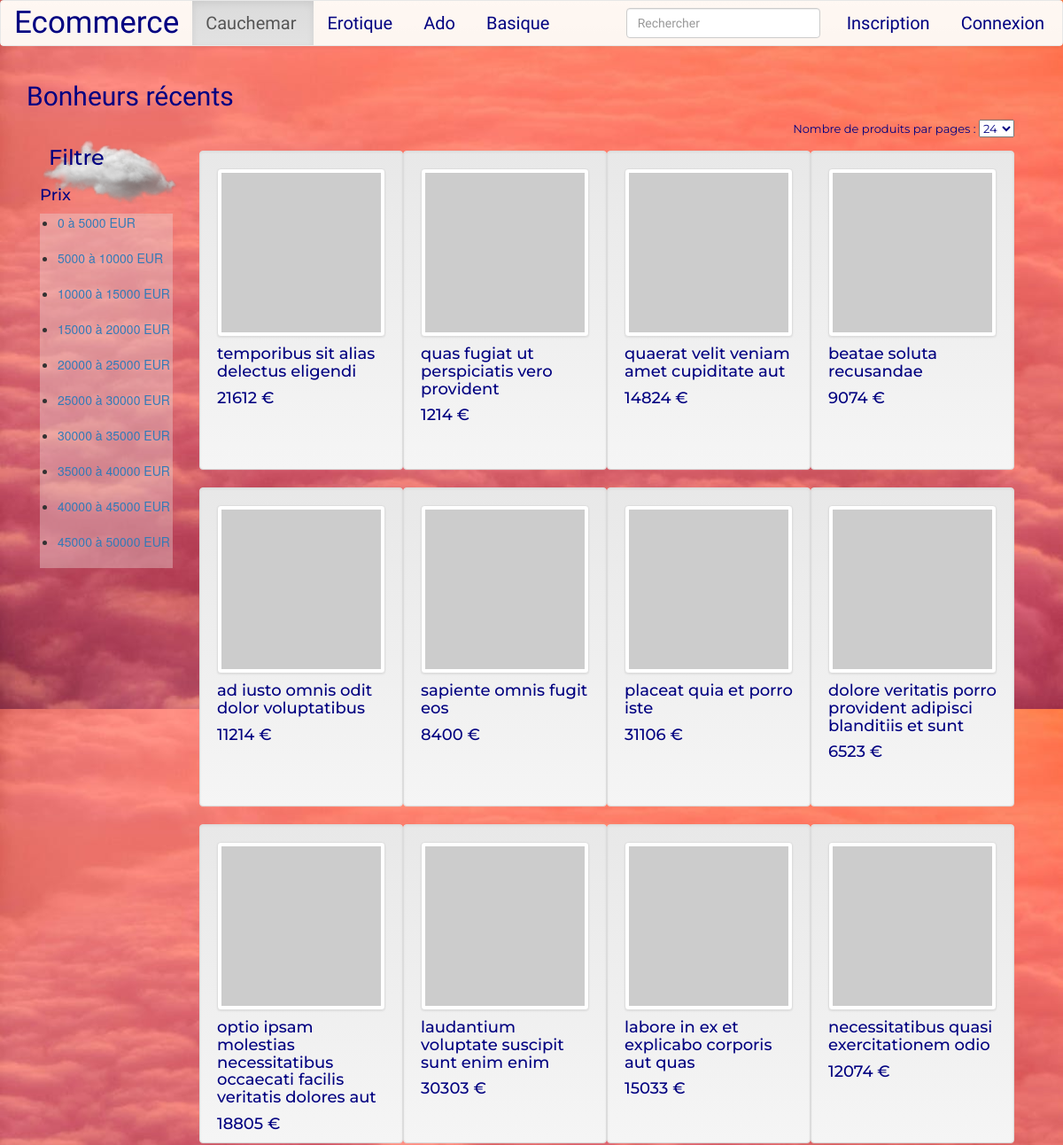
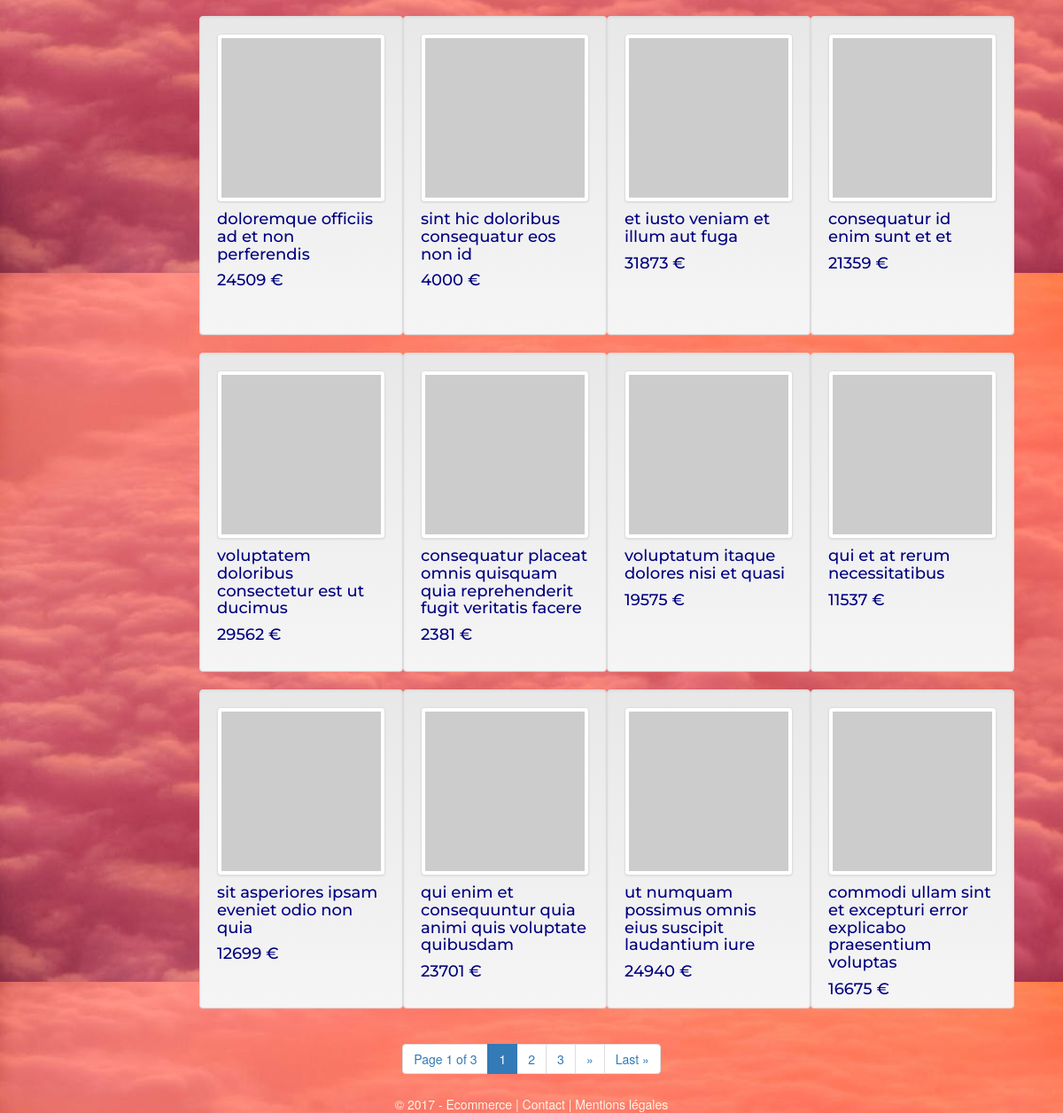
Screenshot of /?page=home&category=1 with the database file from the repository (2 pictures, top to bottom).
### tables this page shows
CREATE TABLE `category` (
  `id_category` int(11) NOT NULL,
  `category` varchar(255) NOT NULL
);

CREATE TABLE `product` (
  `id_product` int(11) NOT NULL,
  `id_category` int(11) NOT NULL,
  `name` varchar(255) NOT NULL,
  `description` varchar(255) NOT NULL,
  `image` varchar(255) NOT NULL,
  `price` int(11) NOT NULL,
  `quantity` int(11) NOT NULL
);

### function/model.php (called while the page is built, shortened)
<?php
function getCategories() {
    global $bdd;
    $query = $bdd->query("SELECT * FROM category");
    return $query->fetchAll(PDO::FETCH_OBJ);
}
function countProductsByCategory($id_cat){
    global $bdd;
    $query = $bdd->query("SELECT COUNT(*) FROM product WHERE id_category = $id_cat");
    return $query->fetch();
}
function getMaxPrice(){
    global $bdd;
    $query = $bdd->query("SELECT MAX(price) FROM product");
    $result = $query->fetch();
    return $result[0];
}
function getProductsByCategory($nbProducts, $idCategory, $offset = 0) {
    global $bdd;
    $query = $bdd->query("SELECT * FROM product WHERE id_category = $idCategory ORDER BY id_product DESC LIMIT $nbProducts OFFSET $offset");
    return $query->fetchAll(PDO::FETCH_OBJ);
}

### pages/home.php (the view, shortened to what this page needs)
<h2>Bonheurs récents</h2>
<div class="filter col-md-2">
    <h3>Filtre</h3>
    <h4>Prix</h4>
    <ul class="filter-price">
        <?php $maxPrice = getMaxPrice();
        $nbCat = 10;
        for ($i=0; $i < $nbCat; $i++): ?>
            <li> <a href=""><?= intval($maxPrice / $nbCat * $i)." à ".intval($maxPrice / $nbCat * ($i+1)) ?> EUR</a> </li><br>
        <?php endfor; ?>
    </ul>
</div>
<div class="col-md-10">
    <div class="row">
        <div class="col-md-12">
            <form class="pull-right">
                Nombre de produits par pages :
                <select name="" id="nbProducts">
                    <option value="" selected disabled><?= isset($_SESSION["nbProducts"]) ? $_SESSION["nbProducts"] : 24 ; ?></option>
                </select>
            </form>
        </div>
    </div>
    <?php if(isset($_GET["category"])): ?>
        <span id="productList">
            <?php foreach ( getProductsByCategory(
                        isset($_SESSION["nbProducts"]) ? $_SESSION["nbProducts"] : 24,
                        ($_GET["category"]),
                        (isset($_GET["npage"]) ? $_GET["npage"] - 1 : 0) * $_SESSION["nbProducts"]
                    ) as $article ): ?>
                <div class="col-md-3 well product" style="height: 360px">
                    <a href="?page=product&article=<?php echo $article->id_product; ?>">
                        <img src="<?php echo $article->image?>" class="img-responsive img-thumbnail">
                        <h4><?php echo $article->name; ?></h4>
                    </a>
                    <h4><?php echo $article->price; ?> €</h4>
                </div>
            <?php endforeach; ?>
        </span>
    <?php endif; ?>
</div>
<?php
if(isset($_GET["category"])) {
    $nbrProducts = countProductsByCategory($_GET["category"]);
    $category = "&category=".$_GET["category"];
} else {
    $nbrProducts = countProducts() ;
    $category = "";
}
$nbPages = ceil( $nbrProducts[0] / (isset($_SESSION["nbProducts"]) ? $_SESSION["nbProducts"] : 24) );
?>
<nav class="navigation post-navigation meta-box" role="navigation">
	<nav class="text-center">
        <ul class="pagination pagination-centered">
            <li><span class="pages">Page <?php echo $_SESSION["currentPage"]; ?> of <?php echo $nbPages; ?></span></li>
            <?php for($i = 1; $i <= $nbPages; $i++ ): ?>
                <?php if ($i == $_SESSION["currentPage"]): ?>
                    <li class="active"><span><?php echo $i; ?></span></li>
                <?php else: ?>
                    <li><a class="page smaller" href="?page=<?php echo $_GET["page"] ?><?php echo $category; ?>&npage=<?php echo $i; ?>"><?php echo $i; ?></a></li>
                <?php endif; ?>
            <?php endfor; ?>
            <?php if ($_SESSION["currentPage"] != $nbPages): ?>
                <li><a class="nextpostslink" rel="next" href="?page=<?php echo $_GET["page"] ?><?php echo $category; ?>&npage=<?php echo $_SESSION["currentPage"]+1; ?>">»</a></li>
                <li><a class="last" href="?page=<?php echo $_GET["page"] ?><?php echo $category; ?>&npage=<?php echo $nbPages; ?>">Last »</a></li>
            <?php endif; ?>
        </ul>
    </nav>
</nav>

### pages/header.php (shortened to what this page needs)
<!DOCTYPE html>
<html>
    <head>
        <link rel="stylesheet" href="https://maxcdn.bootstrapcdn.com/bootstrap/3.3.7/css/bootstrap.min.css">
        <link rel="stylesheet" href="https://maxcdn.bootstrapcdn.com/bootstrap/3.3.7/css/bootstrap-theme.min.css">
        <link rel="stylesheet" href="css/style.css">
    </head>
    <body>
        <header class="main-header">
            <nav class="navbar navbar-default">
                <div class="container navContainer">
                    <div class="navbar-header">
                        <a class="navbar-brand" href="?page=home">Ecommerce</a>
                    </div>
                    <div>
                        <ul class="nav navbar-nav">
                        <?php foreach(getCategories() as $category): ?>
                            <li class="<?= (isset($_GET["category"]) && $_GET["category"] == $category->id_category)? "active" : "" ;?>"><a href="?page=home&category=<?php echo $category->id_category; ?>"><?php echo $category->category; ?></a></li>
                        <?php endforeach; ?>
                        </ul>
                        <ul class="nav navbar-nav navbar-right">
                        <?php if (isset($_SESSION['user'])) :?>
                            <li class="<?= ($_GET["page"]=="contact-profile")? "active" : "" ; ?>"><a href="?page=contact-profile">
                                <?= "Bonjour ".($_SESSION['user']->login); ?>
                            </a></li>
                        <?php else: ?>
                            <li class="<?= ($_GET["page"]=="inscription")? "active" : "" ; ?>"><a href="?page=inscription">Inscription</a></li>
                            <li class="<?= ($_GET["page"]=="connexion")? "active" : "" ; ?>"><a href="?page=connexion">Connexion</a></li>
                        <?php endif; ?>
                        </ul>
                        <form  action="?page=99" class="navbar-form navbar-right">
                            <div class="form-group">
                                <input type="text" id="search" class="form-control" placeholder="Rechercher">
                            </div>
                        </form>
                    </div>
                </div>
            </nav>
        </header>
        <div class="main-content">
            <div class="container">

### index.php (shortened to what this page needs)
<?php
require_once 'config.php';
require_once 'function/model.php';
require_once 'pages/header.php';
if (isset($_GET["page"])) {
    if ( file_exists( 'pages/'.$_GET["page"].".php" ) ){
        include_once 'pages/'.$_GET["page"].".php";
    } else {
        include_once 'pages/'.'404'.".php";
    }
} else {
    require_once 'pages/home.php';
}
require_once 'pages/footer.php';

### pages/footer.php (shortened to what this page needs)
            </div>
        </div>
        <footer class="main-footer">
            <div class="container text-center textFooter">
                &copy; 2017 - Ecommerce | <a href="?page=1">Contact</a> | <a href="?page=2">Mentions légales</a>
            </div>
        </footer>
    </body>
</html>

### css/style.css (style rules this page uses)
body { background-image:url("../img/pexels-photo-132800.jpeg"); background-attachment: fixed; background-size: 100%; }
.img-responsive { width: 100%; }
.filter { background-image: url(../img/cloud.png); background-size: 100%; width: 180px; height: 100px; }
.filter h3 { padding:10px; }
h1, h2 { color: #000080; font-family: 'Indie Flower', cursive; }
h3, h4 { color: #000080; font-family: 'Montserrat', sans-serif; }
.textFooter, .textFooter a { color: oldlace; }
.main-header .navbar .navContainer { background-color:rgba(255, 245, 238, 0.7); font-family: 'Indie Flower', cursive; font-size: 17px; width:100%; }
.main-header .navbar-header a { color: #000080; font-family: 'Indie Flower', cursive; font-size: 35px; }
.container ul.nav a { color: #000080; font-size: 20px; padding-right: 20px; }
form.pull-right { color: #000080; font-size: 13px; margin-left: -15px; padding-bottom: 15px; font-family: 'Montserrat', sans-serif; }
.product { background-color:rgba(255, 245, 238, 1); }
.filter-price { padding-left: 20px; background: rgba(234, 208, 208, 0.41); }

### rows the page displays
category: category "Cauchemar"
category: category "Erotique"
category: category "Ado"
category: category "Basique"
product: name "temporibus sit alias delectus eligendi", price "21612"
product: name "quas fugiat ut perspiciatis vero provident", price "1214"
product: name "quaerat velit veniam amet cupiditate aut", price "14824"
product: name "beatae soluta recusandae", price "9074"
product: name "ad iusto omnis odit dolor voluptatibus", price "11214"
product: name "sapiente omnis fugit eos", price "8400"
product: name "placeat quia et porro iste", price "31106"
product: name "dolore veritatis porro provident adipisci blanditiis et sunt", price "6523"
product: name "optio ipsam molestias necessitatibus occaecati facilis veritatis dolores aut", price "18805"
product: name "laudantium voluptate suscipit sunt enim enim", price "30303"
product: name "labore in ex et explicabo corporis aut quas", price "15033"
product: name "necessitatibus quasi exercitationem odio", price "12074"
product: name "doloremque officiis ad et non perferendis", price "24509"
product: name "sint hic doloribus consequatur eos non id", price "4000"
product: name "et iusto veniam et illum aut fuga", price "31873"
product: name "consequatur id enim sunt et et", price "21359"
product: name "voluptatem doloribus consectetur est ut ducimus", price "29562"
product: name "consequatur placeat omnis quisquam quia reprehenderit fugit veritatis facere", price "2381"
product: name "voluptatum itaque dolores nisi et quasi", price "19575"
product: name "qui et at rerum necessitatibus", price "11537"
product: name "sit asperiores ipsam eveniet odio non quia", price "12699"
product: name "qui enim et consequuntur quia animi quis voluptate quibusdam", price "23701"
product: name "ut numquam possimus omnis eius suscipit laudantium iure", price "24940"
product: name "commodi ullam sint et excepturi error explicabo praesentium voluptas", price "16675"

### other values shown
$maxPrice / $nbCat * $i "0"
$maxPrice / $nbCat * ($i+1) "5000"
$maxPrice / $nbCat * $i "5000"
$maxPrice / $nbCat * ($i+1) "10000"
$maxPrice / $nbCat * $i "10000"
$maxPrice / $nbCat * ($i+1) "15000"
$maxPrice / $nbCat * $i "15000"
$maxPrice / $nbCat * ($i+1) "20000"
$maxPrice / $nbCat * $i "20000"
$maxPrice / $nbCat * ($i+1) "25000"
$maxPrice / $nbCat * $i "25000"
$maxPrice / $nbCat * ($i+1) "30000"
$maxPrice / $nbCat * $i "30000"
$maxPrice / $nbCat * ($i+1) "35000"
$maxPrice / $nbCat * $i "35000"
